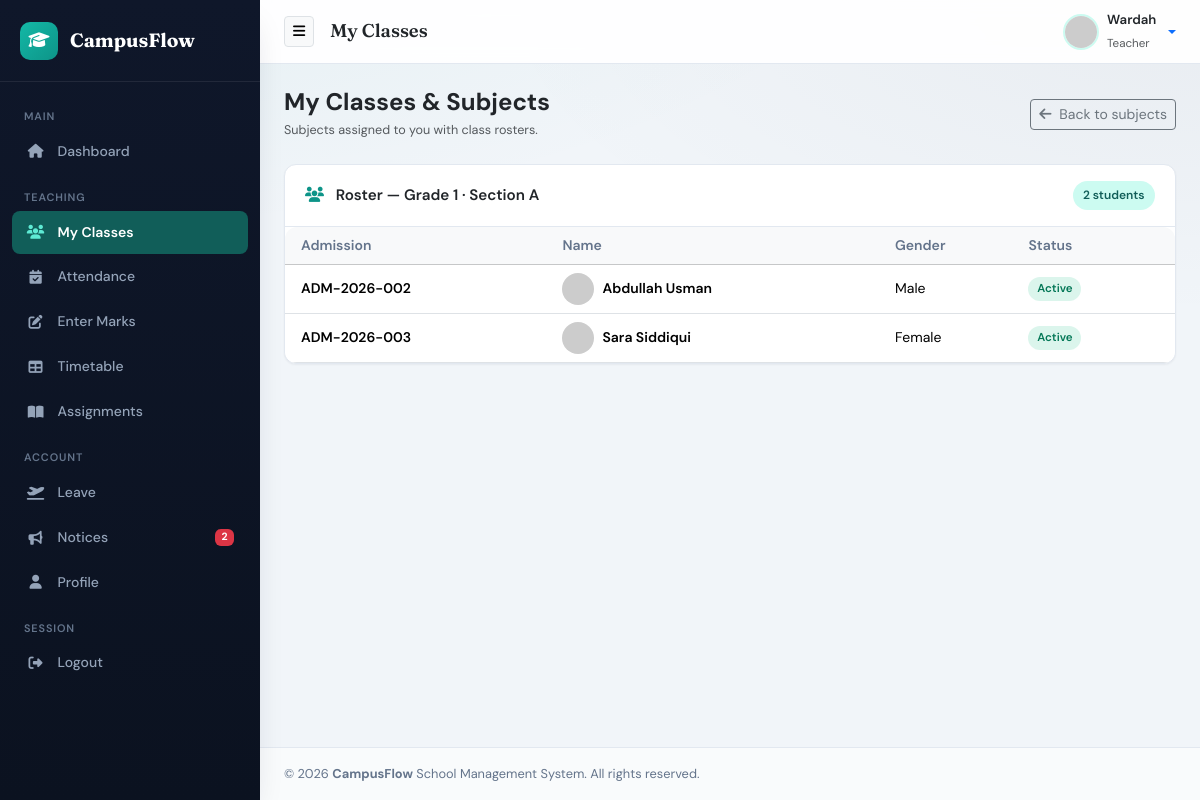
Screenshot of /teacher/classes.php?class_id=1 (signed in) with the database file from the repository.
### tables this page shows
CREATE TABLE `classes` (
  `id` int(11) NOT NULL,
  `class_name` varchar(50) NOT NULL,
  `section` varchar(20) NOT NULL,
  `created_at` timestamp NOT NULL DEFAULT current_timestamp()
);

CREATE TABLE `students` (
  `id` int(11) NOT NULL,
  `user_id` int(11) DEFAULT NULL,
  `admission_number` varchar(50) NOT NULL,
  `first_name` varchar(50) NOT NULL,
  `last_name` varchar(50) NOT NULL,
  `gender` enum('Male','Female','Other') NOT NULL,
  `date_of_birth` date NOT NULL,
  `class_id` int(11) DEFAULT NULL,
  `parent_name` varchar(100) NOT NULL,
  `parent_phone` varchar(20) NOT NULL,
  `address` text NOT NULL,
  `photo` varchar(255) DEFAULT 'default.png',
  `status` enum('Active','Inactive') NOT NULL DEFAULT 'Active',
  `created_at` timestamp NOT NULL DEFAULT current_timestamp()
);

### includes/functions.php (called while the page is built, shortened)
<?php
if (!function_exists('app_base_path')) {
    function app_base_path(): string {
        static $base = null;
        if ($base !== null) {
            return $base;
        }
        $script = str_replace('\\', '/', $_SERVER['SCRIPT_NAME'] ?? '');
        $base = preg_replace('#/(admin|teacher|student)(/.*)?$#', '', $script);
        $base = preg_replace('#/(index|login|logout)\.php$#', '', $base);
        $base = rtrim($base ?? '', '/');
        if ($base === '' || $base === false) {
            $base = '';
        }
        return $base;
    }
}
if (!function_exists('url')) {
    function url(string $path = ''): string {
        $path = ltrim($path, '/');
        $base = app_base_path();
        return ($base === '' ? '' : $base) . '/' . $path;
    }
}
if (!function_exists('e')) {
    function e(?string $value): string {
        return htmlspecialchars((string)$value, ENT_QUOTES, 'UTF-8');
    }
}

### teacher/classes.php (the view, shortened to what this page needs)
<?php
require_once '../config/database.php';
$teacher_id = current_teacher_id($conn);
$view_class_id = isset($_GET['class_id']) ? (int)$_GET['class_id'] : 0;
$subjects = [];
$sub_stmt = $conn->prepare("
    SELECT sub.id, sub.subject_name, sub.subject_code, sub.class_id,
           c.class_name, c.section,
           (SELECT COUNT(*) FROM students st WHERE st.class_id = sub.class_id) AS student_count
    FROM subjects sub
    INNER JOIN classes c ON c.id = sub.class_id
    WHERE sub.teacher_id = ?
    ORDER BY c.class_name ASC, sub.subject_name ASC
");
$sub_stmt->bind_param('i', $teacher_id);
$sub_stmt->execute();
$sub_res = $sub_stmt->get_result();
while ($row = $sub_res->fetch_assoc()) {
    $subjects[] = $row;
}
$allowed_class_ids = array_unique(array_map(fn($s) => (int)$s['class_id'], $subjects));
$students = [];
$view_class = null;
if ($view_class_id > 0 && in_array($view_class_id, $allowed_class_ids, true)) {
    $cstmt = $conn->prepare("SELECT id, class_name, section FROM classes WHERE id = ? LIMIT 1");
    $cstmt->bind_param('i', $view_class_id);
    $cstmt->execute();
    $view_class = $cstmt->get_result()->fetch_assoc();
    $st_stmt = $conn->prepare("
        SELECT id, admission_number, first_name, last_name, gender, status, photo
        FROM students
        WHERE class_id = ?
        ORDER BY first_name ASC, last_name ASC
    ");
    $st_stmt->bind_param('i', $view_class_id);
    $st_stmt->execute();
    $st_res = $st_stmt->get_result();
    while ($row = $st_res->fetch_assoc()) {
        $students[] = $row;
    }
} elseif ($view_class_id > 0) {
    flash_set('danger', 'You are not assigned to that class.');
    redirect('teacher/classes.php');
}
include '../includes/header.php';
include '../includes/sidebar.php';
?>
<div class="d-flex flex-column flex-md-row justify-content-between align-items-md-center gap-3 mb-4">
    <div>
        <h4 class="fw-bold text-dark mb-1">My Classes &amp; Subjects</h4>
        <p class="text-muted small mb-0">Subjects assigned to you with class rosters.</p>
    </div>
    <?php if ($view_class): ?>
        <a href="<?php echo url('teacher/classes.php'); ?>" class="btn btn-sm btn-outline-secondary">
            <i class="fa-solid fa-arrow-left me-1"></i> Back to subjects
        </a>
    <?php endif; ?>
</div>
<?php if ($view_class): ?>
    <div class="card">
        <div class="card-header d-flex justify-content-between align-items-center">
            <span>
                <i class="fa-solid fa-users me-2" style="color:var(--primary-color);"></i>
                Roster — <?php echo e($view_class['class_name'] . ' · ' . $view_class['section']); ?>
            </span>
            <span class="badge-mint"><?php echo count($students); ?> students</span>
        </div>
        <div class="card-body p-0">
            <?php if (count($students) === 0): ?>
                <div class="empty-state py-5"><i class="fa-solid fa-users-slash"></i><p class="mb-0">No students enrolled in this class</p></div>
            <?php else: ?>
                <div class="table-responsive">
                    <table class="table table-hover align-middle mb-0">
                        <thead class="table-light"><tr>
                            <th class="ps-3">Admission</th>
                            <th>Name</th>
                            <th>Gender</th>
                            <th class="pe-3">Status</th>
                        </tr></thead>
                        <tbody>
                        <?php foreach ($students as $stu):
                            $full = $stu['first_name'] . ' ' . $stu['last_name'];
                            if (!empty($stu['photo']) && $stu['photo'] !== 'default.png' && file_exists('../uploads/' . $stu['photo'])) {
                                $avatar = '../uploads/' . e($stu['photo']);
                            } else {
                                $avatar = 'https://ui-avatars.com/api/?name=' . urlencode($full) . '&background=D1FAE5&color=065F46';
                            }
                        ?>
                            <tr>
                                <td class="ps-3 fw-semibold"><?php echo e($stu['admission_number']); ?></td>
                                <td>
                                    <div class="d-flex align-items-center gap-2">
                                        <img src="<?php echo $avatar; ?>" alt="" class="rounded-circle" style="width:32px;height:32px;object-fit:cover;">
                                        <span class="fw-semibold"><?php echo e($full); ?></span>
                                    </div>
                                </td>
                                <td><?php echo e($stu['gender']); ?></td>
                                <td class="pe-3"><span class="status-pill status-<?php echo e($stu['status']); ?>"><?php echo e($stu['status']); ?></span></td>
                            </tr>
                        <?php endforeach; ?>
                        </tbody>
                    </table>
                </div>
            <?php endif; ?>
        </div>
    </div>
<?php endif; ?>
<?php include '../includes/footer.php'; ?>

### assets/css/style.css (style rules this page uses)
:root { --primary-color: #0D9488; --primary-hover: #0F766E; --forest-green: #115E59; --mint-tint: #CCFBF1; --mint-text: #115E59; --sidebar-bg: #0F172A; --sidebar-color: #94A3B8; --sidebar-hover-bg: #1E293B; --sidebar-hover-color: #FFFFFF; --sidebar-active-bg: #115E59; --body-bg: #F1F5F9; --card-bg: #FFFFFF; --text-main: #0F172A; --text-muted: #64748B; --border-color: #E2E8F0; --success-color: #10B981; --warning-color: #F59E0B; --danger-color: #EF4444; --info-color: #0EA5E9; --radius-sm: 8px; --radius-md: 12px; --radius-lg: 16px; --shadow-sm: 0 1px 2px rgba(15, 23, 42, 0.05); --shadow-md: 0 8px 20px -8px rgba(15, 23, 42, 0.12); --shadow-lg: 0 16px 32px -12px rgba(15, 23, 42, 0.18); --transition: all 0.2s ease; --font-body: 'DM Sans', system-ui, sans-serif; --font-display: 'Fraunces', Georgia, serif; }
* { box-sizing: border-box; }
body { background: var(--body-bg); background-image: radial-gradient(ellipse 80% 50% at 0% -20%, rgba(13, 148, 136, 0.08), transparent), radial-gradient(ellipse 60% 40% at 100% 0%, rgba(15, 23, 42, 0.04), transparent); color: var(--text-main); font-family: var(--font-body); font-size: 0.9rem; line-height: 1.55; overflow-x: hidden; min-height: 100vh; }
.card { border: 1px solid var(--border-color); border-radius: var(--radius-md); box-shadow: var(--shadow-sm); background: var(--card-bg); margin-bottom: 1.25rem; transition: var(--transition); }
.card-header { background: transparent; border-bottom: 1px solid var(--border-color); padding: 1rem 1.25rem; font-weight: 600; font-size: 0.95rem; }
.badge-mint { background: var(--mint-tint); color: var(--mint-text); font-weight: 600; padding: 0.3rem 0.65rem; border-radius: 50rem; font-size: 0.75rem; }
.table { font-size: 0.875rem; }
.table thead th { font-weight: 600; color: var(--text-muted); border-bottom-width: 1px; white-space: nowrap; }
.table-responsive { border-radius: var(--radius-md); }
.status-pill { display: inline-block; padding: 0.2rem 0.55rem; border-radius: 50rem; font-size: 0.72rem; font-weight: 600; }
.status-Present, .status-Paid, .status-Approved, .status-Submitted, .status-Active { background: rgba(16,185,129,0.15); color: #047857; }

### rows the page displays
classes: class_name+section "Grade 1 · Section A"
students: admission_number "ADM-2026-002", full "Abdullah Usman", gender "Male", status "Active"
students: admission_number "ADM-2026-003", full "Sara Siddiqui", gender "Female", status "Active"

### other values shown
$unread "2"
$page_title "My Classes"
$username "Wardah"
$role "Teacher"
count($students) "2"
